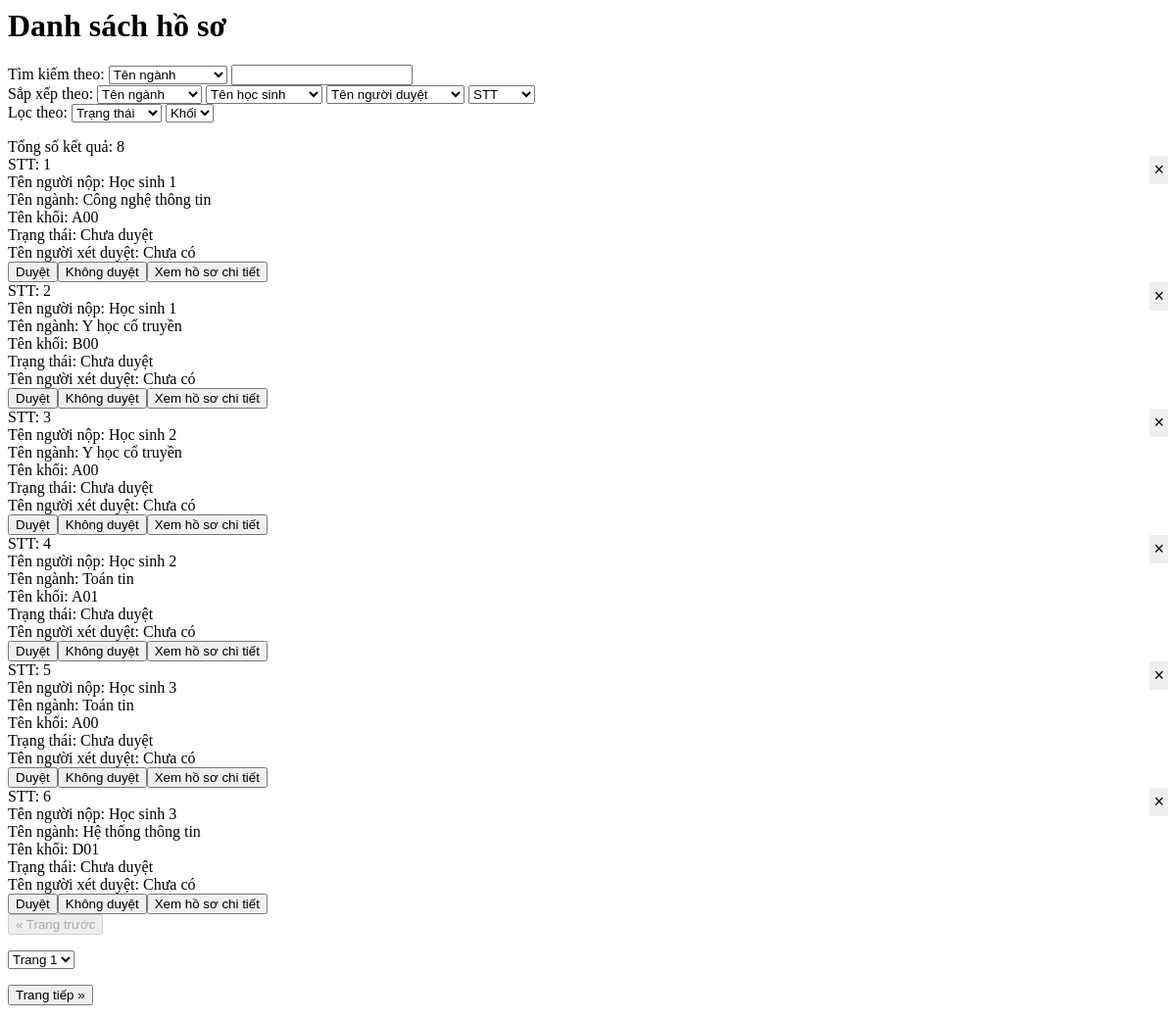
Screenshot of /pages/submit_profile.php (signed in) with the database file from the repository.
### tables this page shows
CREATE TABLE `applications` (
  `application_id` int(11) NOT NULL,
  `student_id` int(11) DEFAULT NULL,
  `major_id` int(11) DEFAULT NULL,
  `block_id` int(11) DEFAULT NULL,
  `verifier_id` int(11) DEFAULT NULL,
  `status` enum('accepted','pending','denied') NOT NULL DEFAULT 'pending',
  `profile_picture` varchar(255) DEFAULT NULL
);

CREATE TABLE `users` (
  `user_id` int(11) NOT NULL,
  `username` varchar(255) NOT NULL,
  `password` varchar(255) NOT NULL,
  `role` enum('admin','teacher','student') NOT NULL,
  `name` varchar(255) NOT NULL,
  `email` varchar(255) NOT NULL,
  `avatar` varchar(255) DEFAULT NULL
);

CREATE TABLE `majors` (
  `major_id` int(11) NOT NULL,
  `name` varchar(255) NOT NULL,
  `is_shown` tinyint(1) NOT NULL DEFAULT 0,
  `start_date` datetime NOT NULL DEFAULT current_timestamp(),
  `end_date` datetime NOT NULL DEFAULT current_timestamp()
);

CREATE TABLE `blocks` (
  `block_id` int(11) NOT NULL,
  `code` varchar(3) NOT NULL
);

### pages/applications_statistic.php (the view, shortened to what this page needs)
<?php
    include_once("config/database.php");
    include_once("includes/pagination.php");
    function initializeQueryOptions(){
        return [
            'major_id' => $_GET["major_id"] ?? '',
            'search_by' => $_GET['search_by'] ?? '',
            'search_value' => $_GET['search_value'] ?? '',
            'sort_by_major_name' => $_GET['sort_by_major_name'] ?? '',
            'sort_by_student_name' => $_GET['sort_by_student_name'] ?? '',
            'sort_by_verifier_name' => $_GET['sort_by_verifier_name'] ?? '',
            'sort_by_application_id' => $_GET['sort_by_application_id'] ?? '',
            'filter_by_status' => $_GET['filter_by_status'] ?? '',
            'filter_by_blocks' => $_GET['filter_by_blocks'] ?? ''
        ];
    }
    function buildApplicationQuery($major_id, $search_by, $search_value, $sort_by_major_name, $sort_by_student_name, $sort_by_verifier_name, $sort_by_application_id, $filter_by_status, $filter_by_blocks) {
        $query = "SELECT
                                a.application_id,
                                m.name AS major_name,
                                s.name AS student_name,
                                b.code AS block_code,
                                IFNULL(v.name, 'Chưa có') AS verifier_name,
                                IFNULL(v.user_id, '0') AS verifier_id,
                                a.status
                            FROM applications a
                            JOIN users s ON a.student_id = s.user_id
                            JOIN majors m ON a.major_id = m.major_id
                            JOIN blocks b ON a.block_id = b.block_id
                            LEFT JOIN users v ON a.verifier_id = v.user_id
                            LEFT JOIN major_teachers mt ON mt.major_id = m.major_id
                            WHERE 1=1";
       return $query;
    }
    function fetchApplication($conn, $query, $itemPerPage, $offset){
        $query .= " LIMIT $itemPerPage OFFSET $offset";
        $applicationResult = mysqli_query($conn, $query);
        return $applicationResult;
    }
    function totalResult($conn, $query){
        $totalResult = mysqli_num_rows(mysqli_query($conn, $query));
        return $totalResult;
    }
    function renderApplicationCard($applicationRows){
        echo "<div class='application-card card'>";
            echo "<div> STT: <span class='info'>" . $applicationRows["application_id"] . "</span></div>";
            echo "<div> Tên người nộp: <span class='info'>" . $applicationRows["student_name"] . "</span></div>";
            echo "<div> Tên ngành: <span class='info'>" . $applicationRows["major_name"] . "</span></div>";
            echo "<div> Tên khối: <span class='info'>" . $applicationRows["block_code"] . "</span></div>";
            $status = $applicationRows["status"];
            echo "<div> Trạng thái: <span class='info'>";
                switch ($status) {
                    case "pending":
                        echo "Chưa duyệt";
                        break;
                }
            echo "</span></div>";
            echo "<div> Tên người xét duyệt: <span class='info'>" . $applicationRows["verifier_name"] . "</span></div>";
            echo "<div class='bottom-cards-container'>";
                $acceptButtonDisabled = $applicationRows["status"] == "accepted" ;
                $denyButtonDisabled = $applicationRows["status"] == "denied" ;
                $disableAcceptButton = $acceptButtonDisabled ? "disabled" : '';
                $disableDenyButton = $denyButtonDisabled ? "disabled" : '';
                $disableAcceptClass = $acceptButtonDisabled ? "disabled-button" : '';
                $disableDenyClass = $denyButtonDisabled ? "disabled-button" : '';
                echo "<button class='accept-application-btn positive-button bottom-card-button $disableAcceptClass' data-application-id='{$applicationRows["application_id"]}' " . $disableAcceptButton . ">Duyệt</button>";
                echo "<button class='deny-application-btn negative-button bottom-card-button $disableDenyClass' data-application-id='{$applicationRows["application_id"]}' " . $disableDenyButton . ">Không duyệt</button>";
                echo "<button class='profile-detail-button neutral-button' data-application-id='{$applicationRows["application_id"]}'>Xem hồ sơ chi tiết</button>";
                if($_SESSION["role"] == "admin"){
                    echo "<button class='delete-application-button negative-button' data-application-id='{$applicationRows["application_id"]}'>&times;</button>";
                }
            echo "</div>";
        echo "</div>";
    }
    if ($_SERVER["REQUEST_METHOD"] === "GET"){
        $queryOption = initializeQueryOptions();
        $major_id = $queryOption["major_id"];
        $search_by = $queryOption["search_by"];
        $search_value = $queryOption["search_value"];
        $sort_by_major_name = $queryOption["sort_by_major_name"];
        $sort_by_student_name = $queryOption["sort_by_student_name"];
        $sort_by_verifier_name = $queryOption["sort_by_verifier_name"];
        $sort_by_application_id = $queryOption["sort_by_application_id"];
        $filter_by_status = $queryOption["filter_by_status"];
        $filter_by_blocks = $queryOption["filter_by_blocks"];
    }
    $currentPage = isset($_GET['page_index']) && $_GET['page_index'] > 0 ? (int)$_GET['page_index'] : 1;;
    $itemPerPage = 6;
    $offset = ($currentPage - 1) * $itemPerPage;
    $applicationQuery = buildApplicationQuery($major_id, $search_by, $search_value, $sort_by_major_name, $sort_by_student_name, $sort_by_verifier_name, $sort_by_application_id, $filter_by_status, $filter_by_blocks);
    $applicationResult = fetchApplication($conn, $applicationQuery, $itemPerPage, $offset);
    $totalResult = totalResult($conn, $applicationQuery);
?>
<h1 class="page-title">Danh sách hồ sơ</h1>
<form method="get" class="query-option-form" onchange="this.submit()">
    <div class="query-option-input">
            <div class="search-container">
                <label for="search_by">Tìm kiếm theo: </label>
                <select name="search_by">
                    <option value="m.name" <?php echo isset($_GET['search_by']) && $_GET['search_by'] == 'm.name' ? 'selected' : ''; ?>>Tên ngành</option>
                </select>
                <input type="text" name="search_value" value="<?php echo isset($_GET["search_value"]) ? $_GET["search_value"] : '' ?>">
            </div>
        <div class="filter-sort-option">
            <div class="sort-by">
                <label for="sort_by">Sắp xếp theo: </label>
                <select name="sort_by_major_name">
                    <option value="">Tên ngành</option>
                </select>
                <select name="sort_by_student_name">
                    <option value="">Tên học sinh</option>
                </select>
                <select name="sort_by_verifier_name">
                    <option value="">Tên người duyệt</option>
                </select>
                <select name="sort_by_application_id">
                    <option value="">STT</option>
                </select>
            </div>
            <div class="filter-by">
                <label for="filter_by">Lọc theo: </label>
                <select name="filter_by_status">
                    <option value="">Trạng thái</option>
                </select>
                <select name="filter_by_blocks">
                    <option value="">Khối</option>
                </select>
            </div>
        </div>
    </div>
</form>
<div class="content">
    <?php if($totalResult > 0): ?>
        <div class='total-result'>Tổng số kết quả: <?php echo $totalResult?> </div>
        <div class='application-cards cards-container'>
            <?php
                while($applicationRows = mysqli_fetch_assoc($applicationResult)){
                    renderApplicationCard($applicationRows);
                }
            ?>
        </div>
        <div class='pagination'>
        </div>
    <?php else: ?>
        <h1 class='no-result'>Không tìm thấy kết quả nào</h1>
    <?php endif; ?>
</div>

### assets/css/submit-profile.css (style rules this page uses)
.application-card { position: relative; }
.delete-application-button { position: absolute; top: 0; right: 0; border: none; font-size: large; padding: 4px; }

### rows the page displays
applications: application_id "1", student.name "Học sinh 1", major.name "Công nghệ thông tin", block.code "A00", status "Chưa duyệt", verifier_name "Chưa có"
applications: application_id "2", student.name "Học sinh 1", major.name "Y học cổ truyền", block.code "B00", status "Chưa duyệt", verifier_name "Chưa có"
applications: application_id "3", student.name "Học sinh 2", major.name "Y học cổ truyền", block.code "A00", status "Chưa duyệt", verifier_name "Chưa có"
applications: application_id "4", student.name "Học sinh 2", major.name "Toán tin", block.code "A01", status "Chưa duyệt", verifier_name "Chưa có"
applications: application_id "5", student.name "Học sinh 3", major.name "Toán tin", block.code "A00", status "Chưa duyệt", verifier_name "Chưa có"
applications: application_id "6", student.name "Học sinh 3", major.name "Hệ thống thông tin", block.code "D01", status "Chưa duyệt", verifier_name "Chưa có"

### other values shown
$totalResult "8"
$buttonText "« Trang trước Trang tiếp »"
